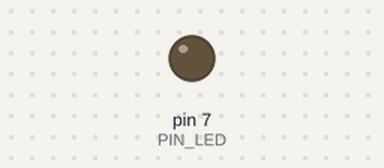
Simulated run of this sketch. Board: Arduino Uno, built with avr-gcc and run on an emulated ATmega328P. Parts: output pins drawn as LEDs (lit = HIGH). Dashed ring = blinking. At 2.1 s the program stops and its outputs stay as they are.

Above: at 0.5 s.
At 1.85 s:
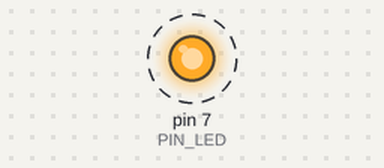
Timing chart, 0 to 3.0 s (numbered marks = the images above):
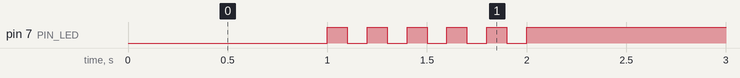

Measured:
- by itself, pin 7 (PIN_LED): alternates HIGH for 0.10 s and LOW for 0.10 s, 11 changes in all, then stays HIGH

The sketch:

05_practice_2.ino
```cpp
#define PIN_LED 7
unsigned int count;

void setup() {
  pinMode(PIN_LED, OUTPUT);
  count = 0;
}

void loop() {
  digitalWrite(PIN_LED, count++ & 1);
  delay(count == 1 ? 1000 : 100);
  while(count > 11);
}
```
